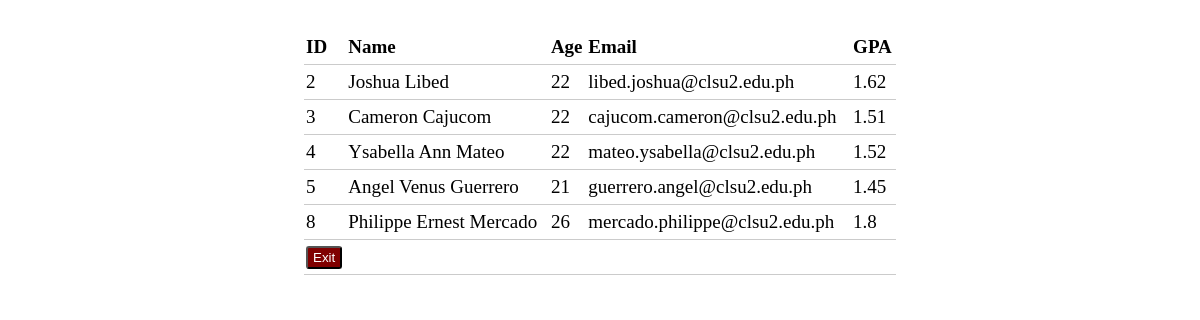
/mercado/read.php, run on the app's committed database.
### tables this page shows
CREATE TABLE `student` (
  `id` int(11) NOT NULL,
  `name` varchar(50) NOT NULL,
  `age` int(2) NOT NULL,
  `email` varchar(50) NOT NULL,
  `gpa` float NOT NULL
);

### mercado/read.php (the view, shortened to what this page needs)
<?php
	include('crud.php');
?>
<!DOCTYPE html>
<html>
<head>
	<link rel="stylesheet" type="text/css" href="style.css">
</head>
<body>
	<table>
		<thead>
			<tr>
				<th>ID</th>
				<th>Name</th>
				<th>Age</th>
				<th>Email</th>
				<th>GPA</th>
			</tr>
		</thead>
		<?php
			$result = mysqli_query($conn, "SELECT * FROM student");
			while ($row = mysqli_fetch_assoc($result)) {
		?>
			<tr>
				<td><?php echo $row['id']; ?></td>
				<td><?php echo $row['name']; ?></td>
				<td><?php echo $row['age']; ?></td>
				<td><?php echo $row['email']; ?></td>
				<td><?php echo $row['gpa']; ?></td>
			</tr>
		<?php } ?>
			<tr>
				<td><a href = "index.php"><button class="exit_btn" type="submit" name="exit" >Exit</button></a></td>
			</tr>
	</table>
</body>
</html>

### mercado/style.css (style rules this page uses)
body { font-size: 19px; }
table { width: 50%; margin: 30px auto; border-collapse: collapse; text-align: left; }
tr { border-bottom: 1px solid #cbcbcb; }
th, td { border: none; height: 30px; padding: 2px; }
.exit_btn { text-decoration: none; padding: 2px 5px; color: white; border-radius: 3px; background: #800000; }

### data on the page
student: id "2", name "Joshua Libed", age "22", email "libed.joshua@clsu2.edu.ph", gpa "1.62"
student: id "3", name "Cameron Cajucom", age "22", email "cajucom.cameron@clsu2.edu.ph", gpa "1.51"
student: id "4", name "Ysabella Ann Mateo", age "22", email "mateo.ysabella@clsu2.edu.ph", gpa "1.52"
student: id "5", name "Angel Venus Guerrero", age "21", email "guerrero.angel@clsu2.edu.ph", gpa "1.45"
student: id "8", name "Philippe Ernest Mercado", age "26", email "mercado.philippe@clsu2.edu.ph", gpa "1.8"
